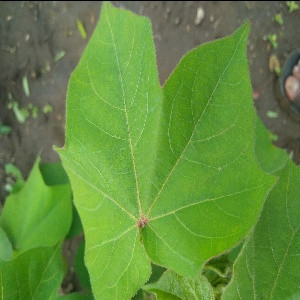
#> input picture CNN_Data/Training/Healthy/healthy1014.jpg, 300 x 300 px, found by its file name; its folder holds 3 pictures in this run
$ jupyter execute 'SVM - Cotton Disease.ipynb'   (shell and % lines are left out)
#> lines starting #> are read from the running program, lines starting #| are printed output that depends on the picture
[cell 1]
import sys
import os
import itertools
import random
from PIL import Image  # PIL
from svmutil import *  # libSVM

[cell 2]
# Image data constants
DIMENSION = 100
#ROOT_DIR = "C:\DILIP\CROP\Data\disease"
ROOT_DIR ="../CNN_Data/Training"
HEALTHY = "Healthy"
MOSAIC_VIRUS = "Mosaic_Virus"
RUST = "Rust"
WOOLYAPHIDS = "Wooly_aphids"
CLASSES = [HEALTHY, MOSAIC_VIRUS, RUST, WOOLYAPHIDS]

[cell 3]
# libsvm constants
LINEAR = 0
RBF = 2

# Other
USE_LINEAR = False
IS_TUNING = False

def main():
    try:
        train, tune, test = getData(IS_TUNING)
        models = getModels(train)
        results = None
        if IS_TUNING:
            print ("!!! TUNING MODE !!!")
            results = classify(models, tune)
        else:
            results = classify(models, test)

#         print
        totalCount = 0
        totalCorrect = 0
        for clazz in CLASSES:
            count, correct = results[clazz]
            totalCount += count
            totalCorrect += correct
            print("Class = %s  Correct_Pred = %d total = %d accuracy= %f" % (clazz, correct, count, (float(correct) / count)))
        print("%s Correct_Pred = %d total = %d Accuracy = %f" % ("Overall ", totalCorrect, totalCount ,(float(totalCorrect) / totalCount)))

    except Exception as e:
        print(e)
        return 5

# [67 lines left out: functions classify, predict, predictSingle, getModels, getTrainingData, getParam and 1 more, not called in this run]

def getData(generateTuningData):
    trainingData = {}
    tuneData = {}
    testData = {}

    for clazz in CLASSES:
        (train, tune, test) = buildTrainTestVectors(buildImageList(ROOT_DIR + "\\" + clazz + "\\"), generateTuningData)
        trainingData[clazz] = train
        tuneData[clazz] = tune
        testData[clazz] = test

    return (trainingData, tuneData, testData)

def buildImageList(dirName):
#> called with dirName = '../CNN_Data/Training\\Healthy\\'
    imgs = [Image.open(dirName + fileName).resize((DIMENSION, DIMENSION)) for fileName in os.listdir(dirName)]
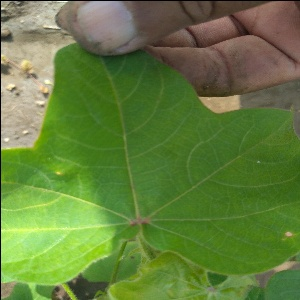
#> input picture CNN_Data/Training/Healthy/healthy1070.jpg, 300 x 300 px, found by its file name
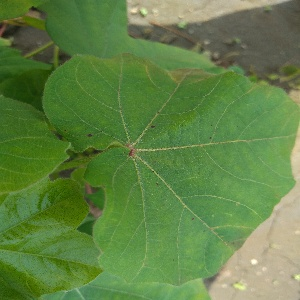
#> input picture CNN_Data/Training/Healthy/healthy1073.jpg, 300 x 300 px, found by its file name
#> imgs = 3 items
    imgs = [list(itertools.chain.from_iterable(img.getdata())) for img in imgs]
    return imgs

def buildTrainTestVectors(imgs, generateTuningData):
    # 70% for training, 30% for test.
#> called with generateTuningData = False
    testSplit = int(.7 * len(imgs))
#> testSplit = 2
    baseTraining = imgs[:testSplit]
#> baseTraining = 2 items
    test = imgs[testSplit:]
#> test = 1 item

    training = None
    tuning = None
    if generateTuningData:
        # 50% of training for true training, 50% for tuning.
        tuneSplit = int(.5 * len(baseTraining))
        training = baseTraining[:tuneSplit]
        tuning = baseTraining[tuneSplit:]
    else:
        training = baseTraining
#> training = 2 items

    return (training, tuning, test)

if __name__ == "__main__":
    main()
#> in getData, `(train, tune, test) = buildTrainTestVectors(buildImageList(ROOT_DIR + ..`: test = 1 item
